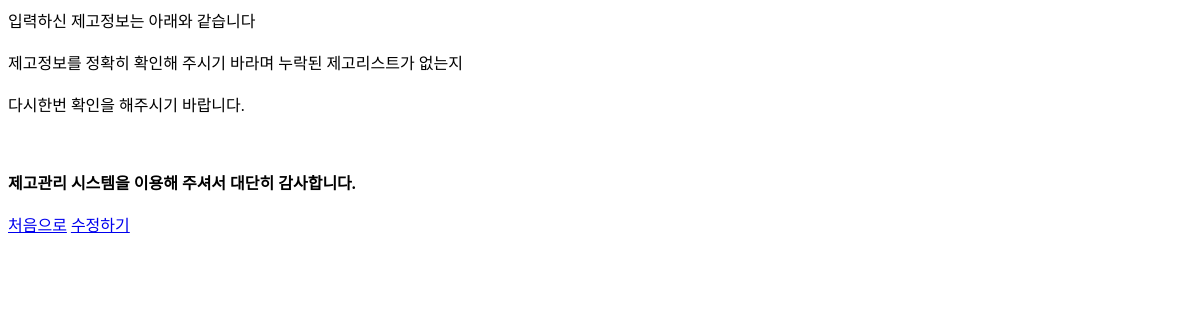
Page /serverlist_result/ (signed in) on the earlier database version.
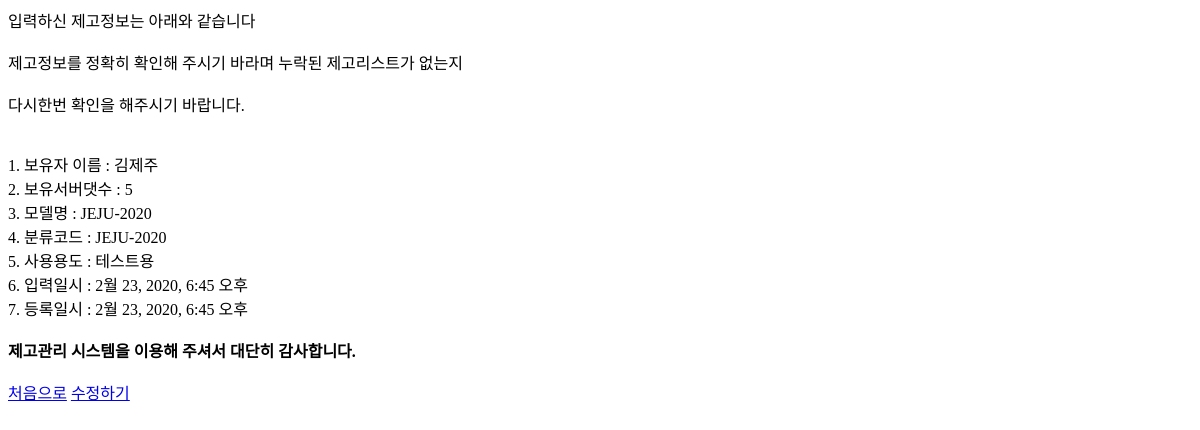
Same page on the later database version.
### testapp/models.py (models this page shows)
class Serverlist(models.Model):
    name = models.CharField(max_length=500) #소유자명
    team = models.CharField(max_length=500) #소속팀
    server_count = models.IntegerField() #보유댓수
    model_name = models.CharField(max_length=500) #서버 모델명
    code = models.CharField(max_length=500) #분류코드
    use_case = models.TextField(max_length=5000) #사용용도
    created_date = models.DateTimeField(default=timezone.now) #입력일시
    published_date = models.DateTimeField(default=timezone.now, blank=True, null=True)  #등록일시

### testapp/views.py (the view)
# urls.py: path('serverlist_result/', serverlist_result, name='serverlist_result'),
@login_required
def serverlist_result(request):
    serverlists = Serverlist.objects.filter(published_date__lte=timezone.now()).order_by('-published_date')[:1]
    return render(request, 'testapp/serverlist_result.html', {'serverlists':serverlists})

### testapp/templates/testapp/serverlist_result.html (shortened to what this page needs)
제고정보를 정확히 확인해 주시기 바라며 누락된 제고리스트가 없는지<br/>
다시한번 확인을 해주시기 바랍니다.
{% for serverlist in serverlists %}
    1. 보유자 이름 : {{ serverlist.name }} <br/>
    2. 보유서버댓수 : {{ serverlist.server_count }}<br/>
    3. 모델명 : {{ serverlist.model_name }}<br/>
    4. 분류코드 : {{ serverlist.code }}<br>
    5. 사용용도 : {{ serverlist.use_case }}<br/>
    6. 입력일시 : {{ serverlist.created_date }}<br/>
    7. 등록일시 : {{ serverlist.published_date }}<br/>
{% endfor %}
<strong>제고관리 시스템을 이용해 주셔서 대단히 감사합니다.</strong>
<a class="save btn-default" href="{% url 'serverlist' %}">처음으로</a>
<a class="save btn-default" href="{% url 'ServerUpdate' %}">수정하기</a>

Differences in the rows shown:
added Serverlist: name "김제주", server_count "5", model_name "JEJU-2020", code "JEJU-2020", use_case "테스트용", created_date "2월 23, 2020, 6:45 오후", published_date "2월 23, 2020, 6:45 오후"
